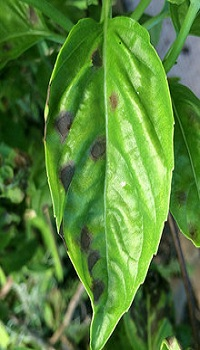
%> input picture CHACK/all/1c.jpg, 200 x 350 px
$ octave main.m   (GNU Octave 9; MATLAB toolbox functions it lacks are replaced by stand-ins)
%> lines starting %> are read from the running program, lines starting %| are printed output that depends on the picture
clc;
workspace;
close all;
opFolder = fullfile(cd);

A=imread('1c.jpg');
%> A is the input picture: size 350x200x3 uint8; mean R, G, B 85.5, 129.5, 56.1
B=rgb2gray(A);
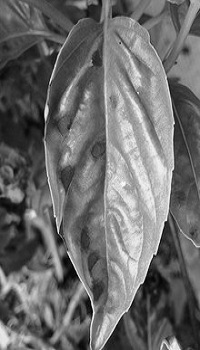
%> B: size 350x200 uint8; min 2, max 252, mean 108
C=double(B);
for i=1:size(C,1)-2
    for j=1:size(C,2)-2
        %Sobel mask for x-direction:
        Gx=((2*C(i+2,j+1)+C(i+2,j)+C(i+2,j+2))-(2*C(i,j+1)+C(i,j)+C(i,j+2)));
        %Sobel mask for y-direction:
        Gy=((2*C(i+1,j+2)+C(i,j+2)+C(i+2,j+2))-(2*C(i+1,j)+C(i,j)+C(i+2,j)));

        %The gradient of the image
        %B(i,j)=abs(Gx)+abs(Gy);
        B(i,j)=sqrt(Gx.^2+Gy.^2);

    end
end
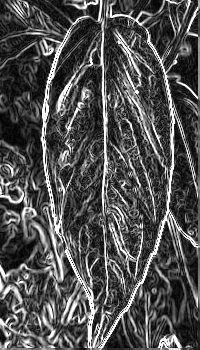
%> B: size 350x200 uint8; min 0, max 255, mean 80.8

opFullFileName = fullfile(opFolder,'1c_1.jpg');
imwrite(B, opFullFileName,'jpg');

BW = imread('1c_1.jpg');
%> BW: size 350x200 uint8; min 0, max 255, mean 80.6
L = bwlabel(BW,8);
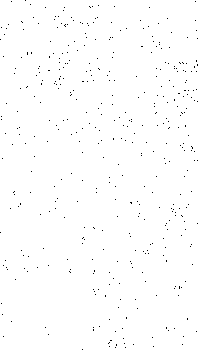
%> L: size 350x200 double; values 0 (black) and 1 (white), 99.3% white; black in thin lines or dots
stats = regionprops(L,'EulerNumber');
%> stats = 1 region; EulerNumber: -423
x= [stats.EulerNumber];
%> x = -423
ans=min(x);
%> ans = -423

if ans<=(-360) && ans>=(-372) || ans<=(-400) && ans>=(-419) || ans<=(-505) && ans>=(-510) || ans<=(-601) && ans>=(-603) || ans<=(-630) && ans>=(-637) || ans<=(-655) && ans>=(-665) || ans<=(-830) && ans>=(-895) || ans<=(-975) && ans>=(-990) || ans<=(-1020) && ans>=(-1080)
    msgbox('Bacterial Leaf Spot');
    fileID = fopen('exp3.txt','w');
    fprintf(fileID,'%6s %12s\n','Bacterial Leaf Spot');
    fclose(fileID);


elseif ans<=(-420) && ans>=(-440) || ans<=(-452) && ans>=(-455) || ans<=(-515) && ans>=(-535) || ans<=(-560) && ans>=(-570) || ans<=(-600) && ans>=(-610) || ans<=(-755) && ans>=(-765) || ans<=(-795) && ans>=(-810) || ans<=(-1090) && ans>=(-1100)
        msgbox('Cercospora leaf spot');
        fileID = fopen('exp3.txt','w');
        printf(fileID,'%6s %12s\n','Cercospora leaf spot');
        fclose(fileID);

elseif ans<=(-373) && ans>=(-390) || ans<=(-445) && ans>=(-451) || ans<=(-500) && ans>=(-504) || ans<=(-540) && ans>=(-555) || ans<=(-574) && ans>=(-590) || ans<=(-612) && ans>=(-625) || ans<=(-638) && ans>=(-650) || ans<=(-1260) && ans>=(-1270)
        msgbox('flee beetle');
        fileID = fopen('exp4.txt','w');
        fprintf(fileID,'%6s %12s\n','flee beetle');
        fclose(fileID);
else
        msgbox(' Not recognized');
        fileID = fopen('exp.txt','w');
%> (the run ends here)
